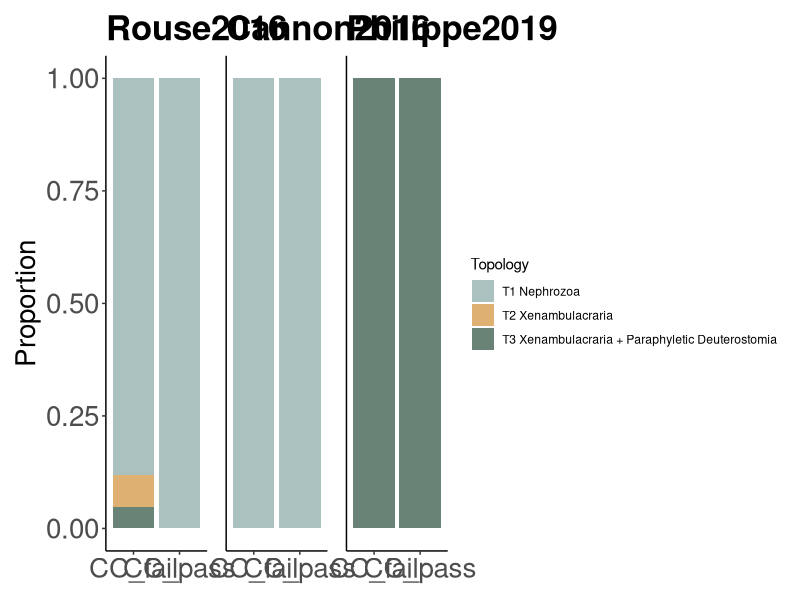

Here is the R script that generated this plot:
library(ggplot2)
library(patchwork)

Cannon2016_AUtest <- read.delim("Cannon2016_AUtest.tsv")
Rouse2016_AUtest <- read.delim("Rouse2016_AUtest.tsv")
Philippe2019_AUtest <- read.delim("Philippe2019_AUtest.tsv")


a<-ggplot(Rouse2016_AUtest, aes(fill=Topology, y=Count, x=Condition)) + geom_bar(position="fill", stat="identity", alpha=0.8) + scale_fill_manual(values = c("#96B2AF", "#D69C4E", "#446455")) + theme_classic() + theme(legend.position = "none", axis.text.y = element_text(size = 20), axis.title.y = element_text(size = 20), axis.text.x = element_text(size = 20), axis.title.x = element_blank(), plot.title = element_text(size = 25, face = "bold")) + ggtitle("Rouse2016") + ylab("Proportion")
b<-ggplot(Cannon2016_AUtest, aes(fill=Topology, y=Count, x=Condition)) + geom_bar(position="fill", stat="identity", alpha=0.8) + scale_fill_manual(values = c("#96B2AF", "#D69C4E", "#446455")) + theme_classic() + theme(legend.position = "none", axis.text.y = element_blank(), axis.ticks.y = element_blank(), axis.title.y = element_blank(), axis.text.x = element_text(size = 20), axis.title.x = element_blank(), plot.title = element_text(size = 25, face = "bold")) + ggtitle("Cannon2016")
c<-ggplot(Philippe2019_AUtest, aes(fill=Topology, y=Count, x=Condition)) + geom_bar(position="fill", stat="identity", alpha=0.8) + scale_fill_manual(values = c("#96B2AF", "#D69C4E", "#446455")) + theme_classic() + theme(axis.text.y = element_blank(), axis.ticks.y = element_blank(), axis.title.y = element_blank(), axis.text.x = element_text(size = 20), axis.title.x = element_blank(), plot.title = element_text(size = 25, face = "bold")) + ggtitle("Philippe2019")


p<-a + b + c


pdf("AUtest_results.pdf", height = 8, width = 15)
print(p)
dev.off()